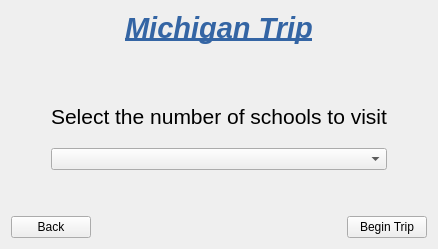
      <widget class="QWidget" name="page_michiganPage">
       <layout class="QHBoxLayout" name="horizontalLayout_18">
        <item>
         <layout class="QVBoxLayout" name="verticalLayout_14">
          <item>
           <layout class="QGridLayout" name="gridLayout_16">
            <item row="3" column="1">
             <spacer name="verticalSpacer_9">
              <property name="orientation">
               <enum>Qt::Vertical</enum>
              </property>
              <property name="sizeType">
               <enum>QSizePolicy::Fixed</enum>
              </property>
              <property name="sizeHint" stdset="0">
               <size>
                <width>20</width>
                <height>13</height>
               </size>
              </property>
             </spacer>
            </item>
            <item row="2" column="0">
             <spacer name="horizontalSpacer_32">
              <property name="orientation">
               <enum>Qt::Horizontal</enum>
              </property>
              <property name="sizeHint" stdset="0">
               <size>
                <width>40</width>
                <height>20</height>
               </size>
              </property>
             </spacer>
            </item>
            <item row="2" column="2">
             <spacer name="horizontalSpacer_33">
              <property name="orientation">
               <enum>Qt::Horizontal</enum>
              </property>
              <property name="sizeHint" stdset="0">
               <size>
                <width>40</width>
                <height>20</height>
               </size>
              </property>
             </spacer>
            </item>
            <item row="1" column="1">
             <spacer name="verticalSpacer_8">
              <property name="orientation">
               <enum>Qt::Vertical</enum>
              </property>
              <property name="sizeType">
               <enum>QSizePolicy::Fixed</enum>
              </property>
              <property name="sizeHint" stdset="0">
               <size>
                <width>20</width>
                <height>40</height>
               </size>
              </property>
             </spacer>
            </item>
            <item row="4" column="0">
             <spacer name="horizontalSpacer_35">
              <property name="orientation">
               <enum>Qt::Horizontal</enum>
              </property>
              <property name="sizeHint" stdset="0">
               <size>
                <width>40</width>
                <height>20</height>
               </size>
              </property>
             </spacer>
            </item>
            <item row="4" column="1">
             <widget class="QComboBox" name="comboBox_collegeQuantity"/>
            </item>
            <item row="4" column="2">
             <spacer name="horizontalSpacer_34">
              <property name="orientation">
               <enum>Qt::Horizontal</enum>
              </property>
              <property name="sizeHint" stdset="0">
               <size>
                <width>40</width>
                <height>20</height>
               </size>
              </property>
             </spacer>
            </item>
            <item row="2" column="1">
             <widget class="QLabel" name="label_22">
              <property name="text">
               <string>&lt;html&gt;&lt;head/&gt;&lt;body&gt;&lt;p&gt;&lt;span style=&quot; font-size:16pt;&quot;&gt;Select the number of schools to visit&lt;/span&gt;&lt;/p&gt;&lt;/body&gt;&lt;/html&gt;</string>
              </property>
             </widget>
            </item>
            <item row="0" column="1">
             <widget class="QLabel" name="label_23">
              <property name="text">
               <string>&lt;html&gt;&lt;head/&gt;&lt;body&gt;&lt;p align=&quot;center&quot;&gt;&lt;span style=&quot; font-size:22pt; font-weight:600; font-style:italic; text-decoration: underline; color:#3465a4;&quot;&gt;Michigan Trip&lt;/span&gt;&lt;br/&gt;&lt;/p&gt;&lt;/body&gt;&lt;/html&gt;</string>
              </property>
             </widget>
            </item>
           </layout>
          </item>
          <item>
           <spacer name="verticalSpacer_10">
            <property name="orientation">
             <enum>Qt::Vertical</enum>
            </property>
            <property name="sizeHint" stdset="0">
             <size>
              <width>20</width>
              <height>40</height>
             </size>
            </property>
           </spacer>
          </item>
          <item>
           <layout class="QGridLayout" name="gridLayout_15">
            <item row="0" column="1">
             <spacer name="horizontalSpacer_31">
              <property name="orientation">
               <enum>Qt::Horizontal</enum>
              </property>
              <property name="sizeHint" stdset="0">
               <size>
                <width>40</width>
                <height>20</height>
               </size>
              </property>
             </spacer>
            </item>
            <item row="0" column="0">
             <widget class="QPushButton" name="pushButton_backToSelectTrip">
              <property name="text">
               <string>Back</string>
              </property>
             </widget>
            </item>
            <item row="0" column="2">
             <widget class="QPushButton" name="pushButton_getCollegeQuantity">
              <property name="text">
               <string>Begin Trip</string>
              </property>
             </widget>
            </item>
           </layout>
          </item>
         </layout>
        </item>
       </layout>
      </widget>
